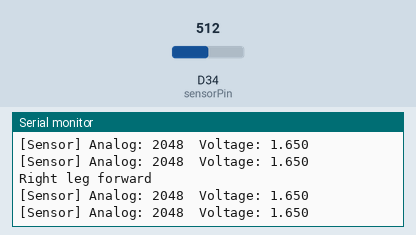
Simulated run of this sketch. Board: Arduino Due. On the bench: the last lines printed to the serial monitor. The inputs (shaded band) are chosen by the test bench; at power-on: D34 (sensorPin) = 512 (analog values on the 0–1023 scale).

Above: at 1.2 s.
1.3 s: D34 (sensorPin) set to 716
At 4.02 s:
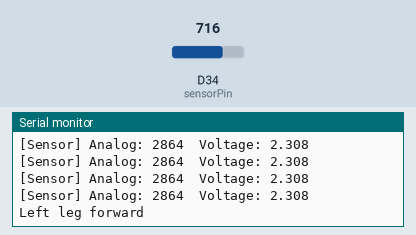
4.3 s: D34 (sensorPin) set to 900
At 9.04 s:
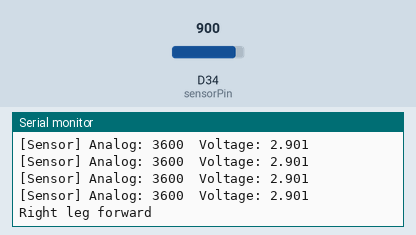
Timing chart, 0 to 10.5 s (numbered marks = the images above; inputs shaded):
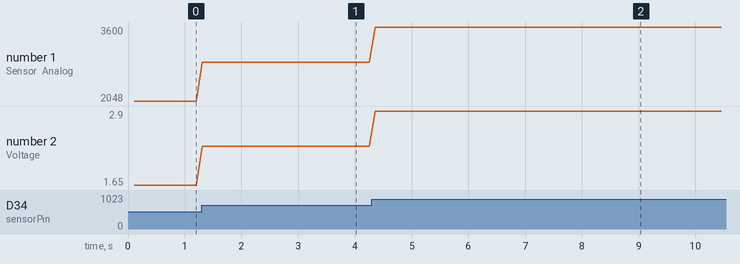

Measured:
- after the input at 1.3 s, the serial monitor: prints a new line at once (image 1)
- after the input at 4.3 s, the serial monitor: prints a new line after 0.06 s (image 2)
- plotted number 1: 2048 → 2864 after the input at 1.3 s, 2864 → 3600 after the input at 4.3 s
- plotted number 2: 1.65 → 2.31 after the input at 1.3 s, 2.31 → 2.9 after the input at 4.3 s

The sketch:

PDIwithSensors.ino
```cpp
#include <SPI.h>
#include <mcp2515.h>

// CAN Frame Setup
struct can_frame canMsg;
MCP2515 mcp2515(5);

// Force Sensor Pin
const int sensorPin = 34;

// --- Helper: Float to Unsigned Int ---
int float_to_uint(float x, float x_min, float x_max, unsigned int bits) {
  float span = x_max - x_min;
  float offset = x_min;
  if (x < x_min) x = x_min;
  if (x > x_max) x = x_max;
  return (int)((x - offset) * ((float)((1 << bits) - 1) / span));
}

// Motor IDs
const uint8_t LEFT_HIP_ID   = 0x61;
const uint8_t LEFT_KNEE_ID  = 0x62;
const uint8_t RIGHT_HIP_ID  = 0x63;
const uint8_t RIGHT_KNEE_ID = 0x68;

// Step Timing
unsigned long lastStepTime = 0;
unsigned long stepInterval = 1000;
bool leftLegForward = true;

// Gait Parameters
const float HIP_SWING     = 0.4;
const float KNEE_SWING_F  = 0.7;
const float KNEE_SWING_B  = -0.3;
const float KP = 40.0;
const float KD = 2.0;
const float TORQUE = 0.1;
const float VEL_HIP = 0.8;
const float VEL_KNEE = 1.2;

// Sensor Printing Timing
unsigned long lastSensorPrint = 0;
const unsigned long sensorInterval = 100;  // Every 100ms

// --- Send MIT Motor Command ---
void sendMITCommand(float p_des, float v_des, float kp, float kd, float t_ff, uint8_t motor_id) {
  int p_int  = float_to_uint(p_des, -12.56f, 12.56f, 16);
  int v_int  = float_to_uint(v_des, -33.0f, 33.0f, 12);
  int kp_int = float_to_uint(kp, 0.0f, 500.0f, 12);
  int kd_int = float_to_uint(kd, 0.0f, 5.0f, 12);
  int t_int  = float_to_uint(t_ff, -65.0f, 65.0f, 12);

  uint32_t can_id = (0x08 << 8) | motor_id;
  canMsg.can_id   = 0x80000000UL | can_id;
  canMsg.can_dlc  = 8;

  canMsg.data[0] = kp_int >> 4;
  canMsg.data[1] = ((kp_int & 0xF) << 4) | (kd_int >> 8);
  canMsg.data[2] = kd_int & 0xFF;
  canMsg.data[3] = p_int >> 8;
  canMsg.data[4] = p_int & 0xFF;
  canMsg.data[5] = v_int >> 4;
  canMsg.data[6] = ((v_int & 0xF) << 4) | (t_int >> 8);
  canMsg.data[7] = t_int & 0xFF;

  mcp2515.sendMessage(&canMsg);
}

void setup() {
  Serial.begin(115200);
  analogReadResolution(12);  // 0–4095 ADC
  SPI.begin();
  mcp2515.reset();
  mcp2515.setBitrate(CAN_1000KBPS, MCP_8MHZ);
  mcp2515.setNormalMode();

  Serial.println("Exoskeleton Control + Sensor Initialized");
}

void loop() {
  unsigned long now = millis();

  // --- Step Logic ---
  if (now - lastStepTime > stepInterval) {
    leftLegForward = !leftLegForward;
    lastStepTime = now;
    Serial.println(leftLegForward ? "Left leg forward" : "Right leg forward");
  }

  // --- Joint Targets ---
  float l_hip_pos  = leftLegForward ?  HIP_SWING  : -HIP_SWING;
  float l_knee_pos = leftLegForward ?  KNEE_SWING_F : KNEE_SWING_B;
  float l_hip_vel  = leftLegForward ?  VEL_HIP    : -VEL_HIP;
  float l_knee_vel = leftLegForward ?  VEL_KNEE   : -VEL_KNEE;

  float r_hip_pos  = leftLegForward ? -HIP_SWING  :  HIP_SWING;
  float r_knee_pos = leftLegForward ? KNEE_SWING_B : KNEE_SWING_F;
  float r_hip_vel  = leftLegForward ? -VEL_HIP    :  VEL_HIP;
  float r_knee_vel = leftLegForward ? -VEL_KNEE   :  VEL_KNEE;

  // --- Motor Commands ---
  sendMITCommand(l_hip_pos,  l_hip_vel,  KP, KD, TORQUE, LEFT_HIP_ID);
  sendMITCommand(l_knee_pos, l_knee_vel, KP, KD, TORQUE, LEFT_KNEE_ID);
  sendMITCommand(r_hip_pos,  r_hip_vel,  KP, KD, TORQUE, RIGHT_HIP_ID);
  sendMITCommand(r_knee_pos, r_knee_vel, KP, KD, TORQUE, RIGHT_KNEE_ID);

  // --- Sensor Read and Print (every 100ms) ---
  if (now - lastSensorPrint > sensorInterval) {
    lastSensorPrint = now;
    int analogValue = analogRead(sensorPin);
    float voltage = analogValue * (3.3 / 4095.0);

    Serial.print("[Sensor] Analog: ");
    Serial.print(analogValue);
    Serial.print("  Voltage: ");
    Serial.println(voltage, 3);
  }

  // --- Loop Timing: 10ms cycle ---
  delay(10);  // Keep 100Hz motor command loop
}
```

Motor.ino
```cpp
#include <SPI.h>
#include <mcp2515.h>

class Motor {
private:
  float pos = 0.0;
  float torque = 0.0;
  float velocity = 0.0;

  const float kp = 40.0;
  const float kd = 2.0;

  uint8_t motor_id;
  MCP2515* can;

  // Utility to convert float to unsigned int with bounds
  int float_to_uint(float x, float x_min, float x_max, unsigned int bits) {
    float span = x_max - x_min;
    float offset = x_min;
    if (x < x_min) x = x_min;
    if (x > x_max) x = x_max;
    return (int)((x - offset) * ((float)((1 << bits) - 1) / span));
  }

public:
  Motor(uint8_t id, MCP2515* can_interface) : motor_id(id), can(can_interface) {}

  void setPos(float p) { pos = p; }
  float getPos() const { return pos; }

  void setTorque(float t) { torque = t; }
  float getTorque() const { return torque; }

  void setVelocity(float v) { velocity = v; }
  float getVelocity() const { return velocity; }

  void sendCommand() {
    struct can_frame msg;

    int p_int  = float_to_uint(pos,     -12.56f, 12.56f, 16);
    int v_int  = float_to_uint(velocity, -33.0f, 33.0f, 12);
    int kp_int = float_to_uint(kp,       0.0f, 500.0f, 12);
    int kd_int = float_to_uint(kd,       0.0f, 5.0f,    12);
    int t_int  = float_to_uint(torque,  -65.0f, 65.0f, 12);

    uint32_t can_id = (0x08 << 8) | motor_id;
    msg.can_id = 0x80000000UL | can_id;
    msg.can_dlc = 8;

    msg.data[0] = kp_int >> 4;
    msg.data[1] = ((kp_int & 0xF) << 4) | (kd_int >> 8);
    msg.data[2] = kd_int & 0xFF;
    msg.data[3] = p_int >> 8;
    msg.data[4] = p_int & 0xFF;
    msg.data[5] = v_int >> 4;
    msg.data[6] = ((v_int & 0xF) << 4) | (t_int >> 8);
    msg.data[7] = t_int & 0xFF;

    can->sendMessage(&msg);
  }

  void emergencyStop() {
    pos = 0.0;
    velocity = 0.0;
    torque = 0.0;
    sendCommand();
  }

  String debugPrint() {
    String s = "[Motor ";
    s += String(motor_id, HEX);
    s += "] Pos: ";
    s += String(pos, 3);
    s += "  Vel: ";
    s += String(velocity, 3);
    s += "  Torque: ";
    s += String(torque, 3);
    return s;
  }
};
```

data.cpp
```cpp
float hipLeft_Stance[] = {
    -0.124173751, -0.118893376, -0.113848102, -0.109173964, -0.105117433,
    -0.102018233, -0.100256832, -0.100186874, -0.102080963, -0.106106823,
    -0.112329850, -0.120733988, -0.131244553, -0.143739973, -0.158043273,
    -0.173911082, -0.191038232, -0.209083343, -0.227698099, -0.246550355,
    -0.265338018, -0.283799304, -0.301721094, -0.318948488, -0.335391974,
    -0.351023091, -0.365848232, -0.379866243, -0.393034221
};

float hipLeft_Swing[] = {
    -0.405265861, -0.416459580, -0.426528165, -0.435403350, -0.443013095,
    -0.449250316, -0.453956445, -0.456932749, -0.457979636, -0.456954662,
    -0.453840400, -0.448814491, -0.442309599, -0.435024735, -0.427844811,
    -0.421673648, -0.417247725, -0.414994627, -0.414963804, -0.416826652
};


float hipRight_Stance[] = {
    0.128411569, 0.124674405, 0.121651278, 0.119807204, 0.119622431,
    0.121501346, 0.125700023, 0.132290417, 0.141169610, 0.152102437,
    0.164782903, 0.178896222, 0.194161315, 0.210338075, 0.227205111,
    0.244534383, 0.262087803, 0.279638500, 0.296995705, 0.314013691,
    0.330585374, 0.346634911, 0.362115600, 0.377003142, 0.391271264,
    0.404852681, 0.417607305, 0.429325209, 0.439774511, 0.448778056,
    0.456278693, 0.462354773, 0.467167722, 0.470865743, 0.473491195,
    0.474939948, 0.474992229, 0.473409571, 0.470065511, 0.465065706,
    0.458813434, 0.451990084, 0.445444401, 0.440014358, 0.436336164,
    0.434702119, 0.435005202, 0.444408834, 0.446378444, 0.447181602,
    0.446534546, 0.444555754, 0.441672490, 0.438403041, 0.435104709,
    0.431803519, 0.428186508, 0.423750571
};

float hipRight_Swing[] = {
    0.418031449, 0.410801834, 0.402159281, 0.392475268, 0.382249264,
    0.371940883, 0.361855035, 0.352108682, 0.342670401, 0.333435109,
    0.324296727, 0.315192117, 0.306114271, 0.297102610, 0.288223599,
    0.279548379, 0.271135017, 0.263022213, 0.255233420, 0.247781926,
    0.240668297, 0.233876164, 0.227373995, 0.221124361, 0.215093483,
    0.209257371, 0.203601548, 0.198112740, 0.192762414, 0.187491954,
    0.182216295, 0.176855445, 0.171379818, 0.165841156, 0.160361801,
    0.155083568, 0.150103835, 0.145434597, 0.141005461
};


float kneeLeft_Stance[] = {
    -0.293922677, -0.308415849, -0.323563743, -0.338261082, -0.351931327,
    -0.364414184, -0.375764850, -0.386049350, -0.395212261, -0.403056950,
    -0.409316254, -0.413756137, -0.416258744, -0.416855181, -0.415709541,
    -0.413076997, -0.409267058, -0.404624974, -0.399515454, -0.394285656,
    -0.389207288, -0.384423983, -0.379934661, -0.375625241, -0.371339165,
    -0.366959236, -0.362468149, -0.357965953, -0.353642807, -0.349720093,
    -0.346382432, -0.343725231, -0.341733759, -0.340295787, -0.339235638,
    -0.338353037, -0.337450330, -0.336344883, -0.334875719, -0.332920670,
    -0.330426597, -0.327441818, -0.324133795, -0.320780042, -0.317728318,
    -0.315333481, -0.313889379, -0.313579808, -0.314466543, -0.316516612,
    -0.319655563, -0.323831542, -0.329076222, -0.335548785, -0.343545278,
    -0.353467718, -0.365765550
};

float kneeLeft_Swing[] = {
    -0.380873062, -0.399154765, -0.420858093, -0.446061921, -0.474619878,
    -0.506109066, -0.539829581, -0.574900073, -0.610442321, -0.645747011,
    -0.680306384, -0.713692708, -0.745382196, -0.774653349, -0.800631175,
    -0.822443481, -0.839398729, -0.851103849, -0.857487461, -0.858735368,
    -0.855178714, -0.847183364, -0.835077422, -0.819129073, -0.799564650,
    -0.776597132, -0.750433706, -0.721248029, -0.689137589, -0.654109130,
    -0.616129041, -0.575240953, -0.531730545, -0.486315040, -0.440323946,
    -0.395751433, -0.355018568, -0.320468742
};


float kneeRight_Stance[] = {
    0.806494078, 0.827341331, 0.843991926, 0.856246508, 0.863995527,
    0.867188291, 0.865816870, 0.859921496, 0.849611160, 0.835082450,
    0.816614714, 0.794538212, 0.769194496, 0.740914169, 0.710018537,
    0.676836816, 0.641719979, 0.605031643, 0.567113490, 0.528256892,
    0.488737301, 0.448964013, 0.409728228, 0.372412603, 0.338966899,
    0.311556523, 0.292022651, 0.281398498, 0.279637260, 0.303732502,
    0.318647517, 0.333480779, 0.346822298, 0.358243285, 0.368154717,
    0.377387544, 0.386690556, 0.396356197, 0.406109777, 0.415257546,
    0.422983922, 0.428648970, 0.431979369, 0.433100446, 0.432431158,
    0.430501166, 0.427777877, 0.424563500, 0.420982838, 0.417035979,
    0.412675942, 0.407875381, 0.402664439, 0.397134494, 0.391419379,
    0.385671325, 0.380043586, 0.374677203
};

float kneeRight_Swing[] = {
    0.369678617, 0.365087016, 0.360850586, 0.356843717, 0.352921151,
    0.348975502, 0.344965656, 0.340920427, 0.336935835, 0.333174712,
    0.329855254, 0.327207246, 0.325398426, 0.324470127, 0.324333704,
    0.324836253, 0.325850747, 0.327329746, 0.329305610, 0.331861743,
    0.335112395, 0.339206226, 0.344341628, 0.350777205, 0.358827953,
    0.368848235, 0.381203877, 0.396240881, 0.414250028, 0.435427411,
    0.459831050, 0.487344589, 0.517658649, 0.550276421, 0.584544419,
    0.619705335, 0.654963198, 0.689533962, 0.722664235
};
```
